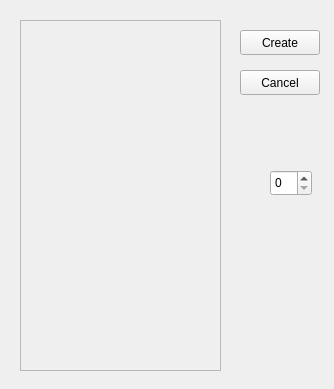
<?xml version="1.0" encoding="UTF-8"?>
<ui version="4.0">
 <class>ShopingList</class>
 <widget class="QWidget" name="ShopingList">
  <property name="geometry">
   <rect>
    <x>0</x>
    <y>0</y>
    <width>334</width>
    <height>389</height>
   </rect>
  </property>
  <property name="windowTitle">
   <string>Form</string>
  </property>
  <widget class="QScrollArea" name="scrollArea">
   <property name="geometry">
    <rect>
     <x>20</x>
     <y>20</y>
     <width>201</width>
     <height>351</height>
    </rect>
   </property>
   <property name="widgetResizable">
    <bool>true</bool>
   </property>
   <widget class="QWidget" name="selectedRecipes">
    <property name="geometry">
     <rect>
      <x>0</x>
      <y>0</y>
      <width>199</width>
      <height>349</height>
     </rect>
    </property>
   </widget>
  </widget>
  <widget class="QPushButton" name="pushButton">
   <property name="geometry">
    <rect>
     <x>240</x>
     <y>30</y>
     <width>80</width>
     <height>25</height>
    </rect>
   </property>
   <property name="text">
    <string>Create</string>
   </property>
  </widget>
  <widget class="QPushButton" name="pushButton_2">
   <property name="geometry">
    <rect>
     <x>240</x>
     <y>70</y>
     <width>80</width>
     <height>25</height>
    </rect>
   </property>
   <property name="text">
    <string>Cancel</string>
   </property>
  </widget>
  <widget class="QSpinBox" name="spinBox">
   <property name="geometry">
    <rect>
     <x>270</x>
     <y>170</y>
     <width>42</width>
     <height>26</height>
    </rect>
   </property>
  </widget>
 </widget>
 <resources/>
 <connections/>
</ui>
